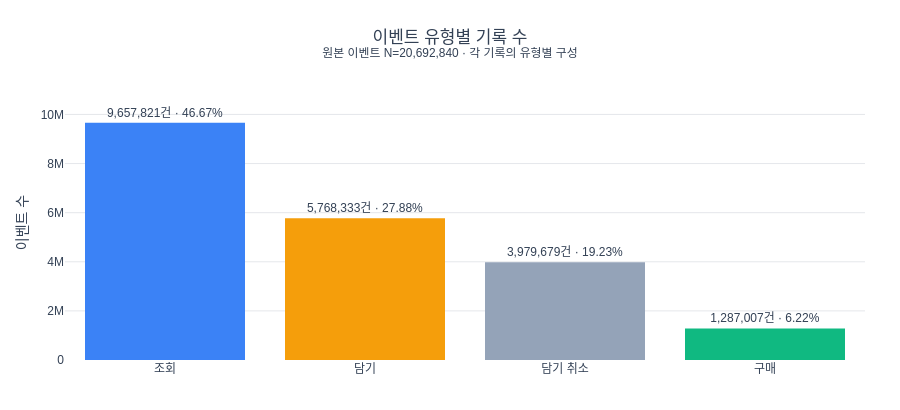

Notebook code for this chart:
### Code cell
event_order = ['view', 'cart', 'remove_from_cart', 'purchase']
event_labels = {'view': '조회', 'cart': '담기', 'remove_from_cart': '담기 취소', 'purchase': '구매'}
event_colors = [COLORS['view'], COLORS['cart'], COLORS['neutral'], COLORS['purchase']]
event_plot = types.set_index('event_type').loc[event_order].reset_index()

fig = go.Figure(go.Bar(
    x=[event_labels[x] for x in event_plot['event_type']],
    y=event_plot['event_count'],
    marker_color=event_colors,
    text=[f'{n:,}건 · {rate:.2f}%' for n, rate in zip(event_plot['event_count'], event_plot['전체 이벤트 대비 (%)'])],
    textposition='outside',
    hovertemplate='%{x}<br>이벤트 %{y:,}건<extra></extra>',
))
fig.update_layout(
    title={'text': '이벤트 유형별 기록 수<br><sup>원본 이벤트 N=20,692,840 · 각 기록의 유형별 구성</sup>', 'x': 0.5},
    template='none', paper_bgcolor='white', plot_bgcolor='white', showlegend=False,
    font={'family': 'Arial, Apple SD Gothic Neo, sans-serif', 'color': '#334155'},
    margin={'l': 65, 'r': 35, 't': 85, 'b': 50}, height=410,
    yaxis={'title': '이벤트 수', 'gridcolor': '#E5E7EB', 'zeroline': False, 'range': [0, 11_200_000]},
    xaxis={'title': None, 'showgrid': False},
)
fig.show()

### Figure 1 — Plotly figure (JSON) as saved in the notebook; plotly's stock layout.template omitted (floating-point values rounded to 4 significant figures)
{"data": [{"hovertemplate": "%{x}<br>이벤트 %{y:,}건<extra></extra>", "marker": {"color": ["#3B82F6", "#F59E0B", "#94A3B8", "#10B981"]}, "text": ["9,657,821건 · 46.67%", "5,768,333건 · 27.88%", "3,979,679건 · 19.23%", "1,287,007건 · 6.22%"], "textposition": "outside", "type": "bar", "x": ["조회", "담기", "담기 취소", "구매"], "y": [9657821, 5768333, 3979679, 1287007]}], "layout": {"font": {"color": "#334155", "family": "Arial, Apple SD Gothic Neo, sans-serif"}, "height": 410, "margin": {"b": 50, "l": 65, "r": 35, "t": 85}, "paper_bgcolor": "white", "plot_bgcolor": "white", "showlegend": false, "title": {"text": "이벤트 유형별 기록 수<br><sup>원본 이벤트 N=20,692,840 · 각 기록의 유형별 구성</sup>", "x": 0.5}, "xaxis": {"showgrid": false, "title": {}}, "yaxis": {"gridcolor": "#E5E7EB", "range": [0, 11200000], "title": {"text": "이벤트 수"}, "zeroline": false}}}
